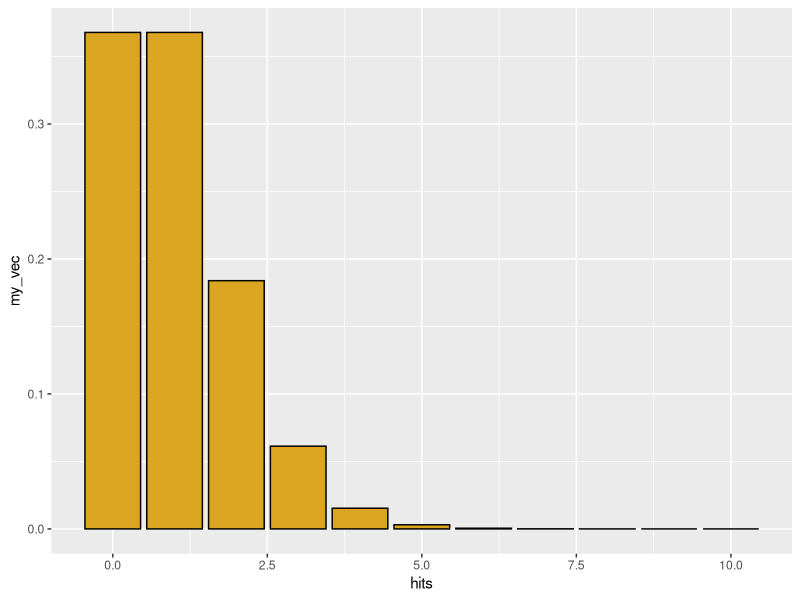
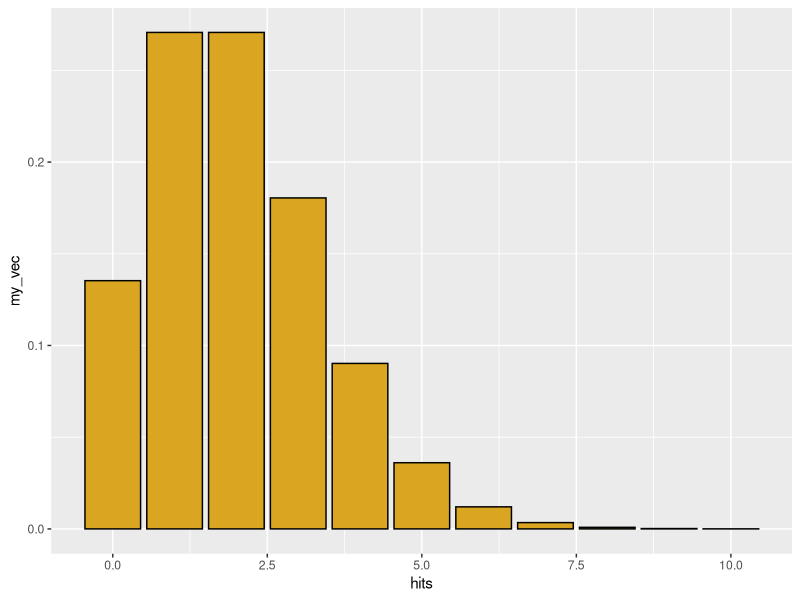
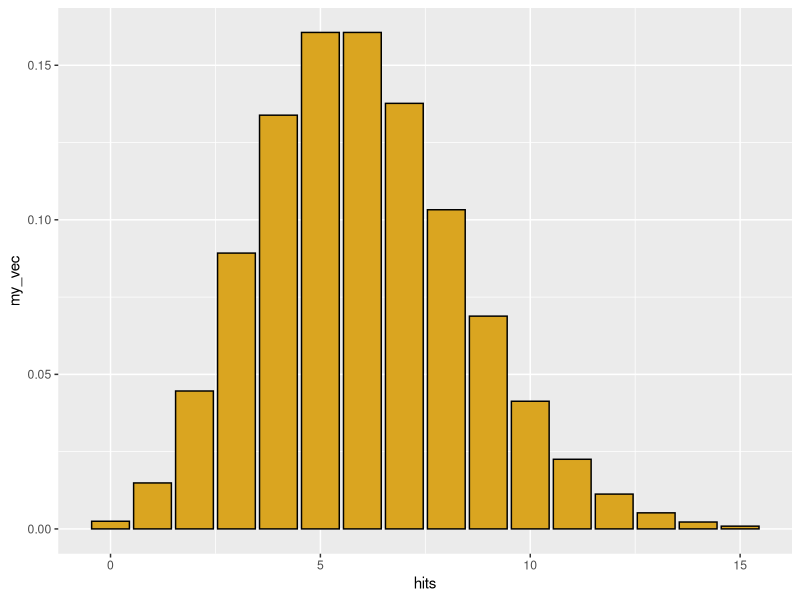
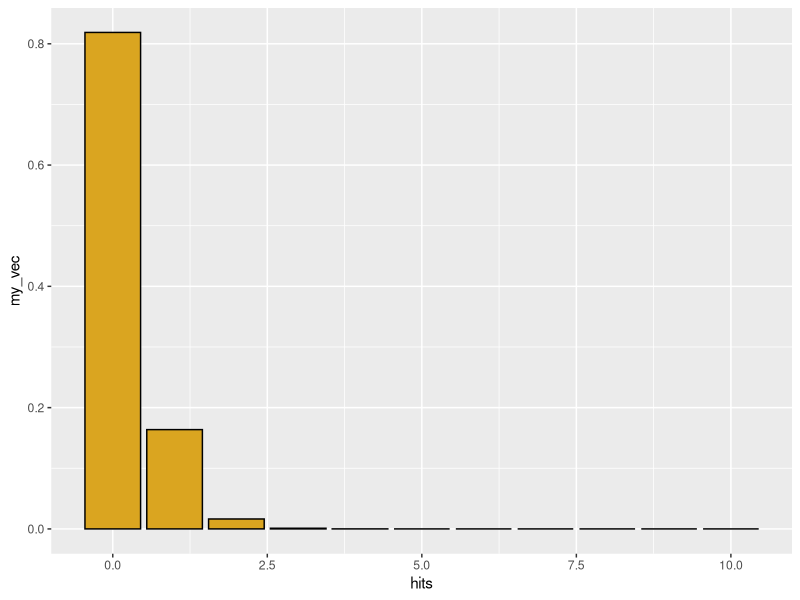
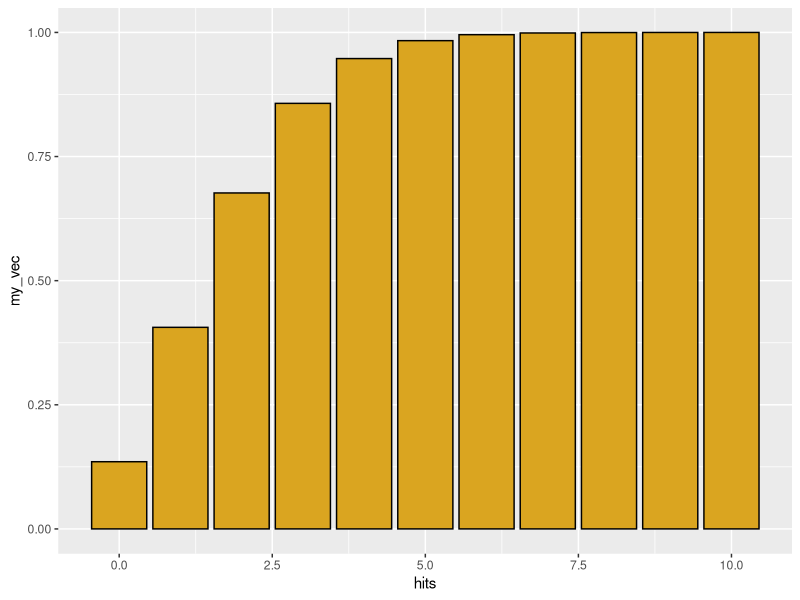
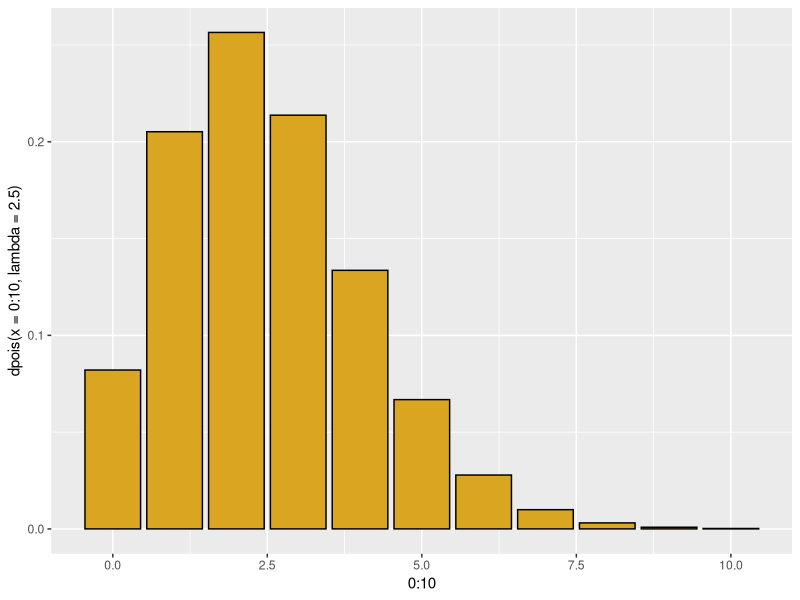
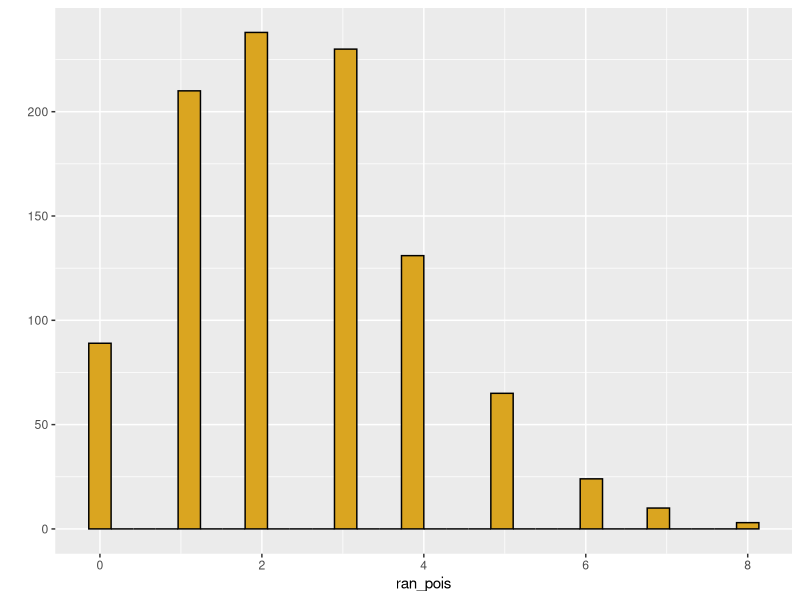
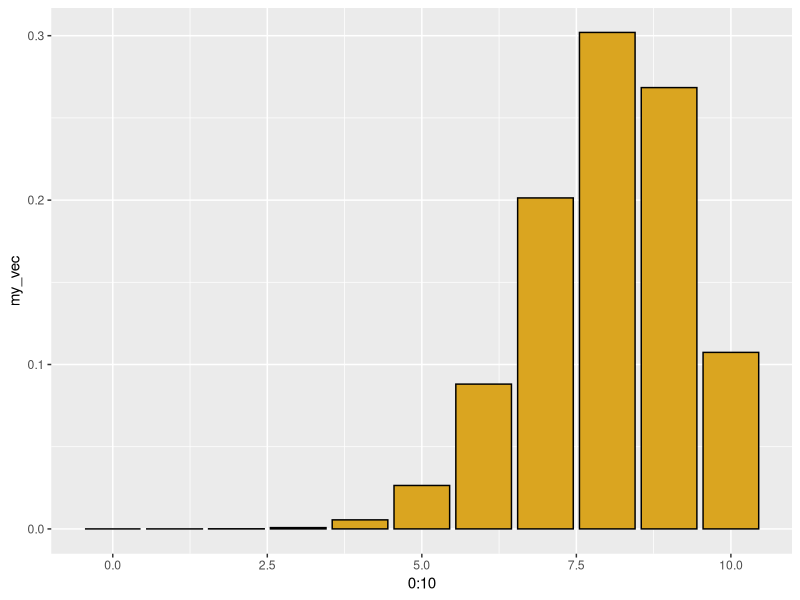

Write the R code that produced these figures, in order.
# Probability distributions
# 19 Mar 2021
# Sandra Nnadi

library(ggplot2)
library(MASS)

# Poisson
# Discrete X >= 0 (integer)
# Random events ("hits") occur at a constant rate (in a fixed time period or sampling area)
#  Poisson has only a single parameter which is lambda = average rate of event

# "d" function for probability density
hits <- 0:10
my_vec <- dpois(x=hits,lambda = 1)
qplot(x=hits,
      y=my_vec,
      geom = "col",
      color=I("black"), fill=I("goldenrod"))

hits <- 0:10
my_vec <- dpois(x=hits,lambda = 2)
qplot(x=hits,
      y=my_vec,
      geom = "col",
      color=I("black"), fill=I("goldenrod"))

hits <- 0:15
my_vec <- dpois(x=hits,lambda = 6)
qplot(x=hits,
      y=my_vec,
      geom = "col",
      color=I("black"), fill=I("goldenrod"))

hits <- 0:10
my_vec <- dpois(x=hits,lambda = 0.2)
qplot(x=hits,
      y=my_vec,
      geom = "col",
      color=I("black"), fill=I("goldenrod"))

sum(my_vec)
dpois(x=0,lambda = 2.2)
# if the event is occurring at a rate of lambda value of 2.2, the chances of getting no successes or no hits over the sampling interval is about 11%

# "p" function 
# generates cumulative probability density
# the p function takes each of the element and adds it to the next one
# we get a curve that must alwyas go up and peak out at 1.0.

hits <- 0:10
my_vec <- ppois(q=hits,lambda = 2)
qplot(x=hits,
      y=my_vec,
      geom = "col",
      color=I("black"), fill=I("goldenrod"))

# what is the prob. that a single trial will yield a value of less than or equals to one <= 1

ppois(q=1,lambda = 2)
# we could answer this using dpois
p_0 <- dpois(x=0,lambda = 2)
p_0
p_1 <- dpois(x=1,lambda = 2)
p_1
p_0 + p_1

# "q" function is the inverse of the p function
# what is the number of hits corresponding to 50% of the probability mass in a poisson distribution with lambda=2.5

qpois(p=0.5,lambda = 2.5)
qplot(x=0:10,
      y=dpois(x=0:10, lambda = 2.5),
      geom="col",
      color=I("black"),
      fill=I("goldenrod"))
ppois(q=2,lambda = 2.5)

# "r" function generates random variates for the parameters of a distribution

ran_pois <- rpois(n=1000,lambda=2.5)
qplot(x=ran_pois,
      color=I("black"),
      fill=I("goldenrod"))

# for real or stimulated data , we can use quantile function
quantile(x=ran_pois,probs = c(0.025,0.975))

# binomial
# p = probability of a dichotomous outcome e.g guilty or innocent
# size= number of trials
# x = possible outcomes
# outcome x is bounded between and number of trials

# use "d" function
hits <- 0:10
my_vec <- dbinom(x=hits,size = 10, prob = 0.8)
qplot(x=0:10,
      y=my_vec,
      geom="col",
      color=I("black"),
      fill=I("goldenrod"))

my_coins <- rbinom(n=50,size=100,prob=0.6)
qplot(x=my_coins,
      color=I("black"),
      fill=I("goldenrod"))

# negative binomials: number of failures
# expected before reaching a number of successes
# in a set of binomial trials, measure of waiting times
# alternatively, can specify mu= mean and size= dispersion parameter (smaller values are more dispersed)
# negative binomial is similar to the poisson but more heterogenous

neg_bin <- rnbinom(n=1000,size=10,mu=5)
qplot(neg_bin,color=I("black"),fill=I("goldenrod"))

neg_bin <- rnbinom(n=1000,size=0.1,mu=5)
qplot(neg_bin,color=I("black"),fill=I("goldenrod"))

neg_bin <- rnbinom(n=1000,size=100,mu=5)
qplot(neg_bin,color=I("black"),fill=I("goldenrod"))

# uniform
# parameters for minimum and maximum

qplot(x=runif(n=100,min=0,max=5),color=I("black"),fill=I("goldenrod"))

qplot(x=runif(n=10000,min=0,max=5),color=I("black"),fill=I("goldenrod"))

# normal, gaussian
my_norm <- rnorm(n=100,mean = 100,sd=2)
qplot(x=my_norm, color=I("black"),fill=I("goldenrod"))

summary(my_norm)
 
# problem if the mean is small but must be greater than zero

my_norm <- rnorm(n=100,mean = 1,sd=2)
qplot(x=my_norm, color=I("black"),fill=I("goldenrod"))
summary(my_norm)
no_zeros <- my_norm[my_norm>0]
qplot(x=no_zeros, color=I("black"),fill=I("goldenrod"))


# gamma distribution
# continuous, positive, bounded only at zero
# shape, scale

my_gamma <- rgamma(n=100,shape = 1,scale=10)
qplot(x=my_gamma, color=I("black"),fill=I("goldenrod"))

my_gamma <- rgamma(n=100,shape = 100,scale=10)
qplot(x=my_gamma, color=I("black"),fill=I("goldenrod"))

# mean=shape*scale
# variance=shape*scale^2

# beta distribution
# continuous but bounded between 0 and 1
# shape 1 and shape 2
# beta can be treated as the distribution of probability values for estimating a binomial process
# successes/ # trials
# successes/(# successes + # failures)
# shape 1= number of successes +1
# shape 2 = number of failures +1

# when there's no data
my_beta <- rbeta(n=1000,shape1 = 1,shape2 = 1)
qplot(x=my_beta, color=I("black"),fill=I("goldenrod"))

# suppose 7 heads and 3 tails
my_beta <- rbeta(n=1000,shape1 = 8,shape2 = 4)
qplot(x=my_beta, color=I("black"),fill=I("goldenrod"))

# suppose 70 heads and 30 tails
my_beta <- rbeta(n=1000,shape1 = 71,shape2 = 31)
qplot(x=my_beta, color=I("black"),fill=I("goldenrod"))

# small datasets is much noiser
# toss a coin once and get heads
my_beta <- rbeta(n=1000,shape1 = 2,shape2 = 1)
qplot(x=my_beta, color=I("black"),fill=I("goldenrod"))

# parameters less than 1 give a bimodal distribution with beta

my_beta <- rbeta(n=1000,shape1 = 0.1,shape2 = 0.1)
qplot(x=my_beta, color=I("black"),fill=I("goldenrod"))


# Maximum Likelihood estimation
# p(data|hypothesis) how probable are the data if the null hypothesis is true
# p(data|parameters) parameters for a statistical distribution. how well do the data fit given those parameters for the distribution.
# p(parameters|data) for a given set of data what is the prob that a certain set of parameters will be there.
# so we maximize the probability- Maximum likelihood estimators of parameters

data <- c(0,0,0,0,0,0,1,1,1,2)
z <- fitdistr(data,"poisson")
print(z)
sim_data <- rpois(n=10,lambda = z$estimate["lambda"])
head(sim_data)

# 1. select a statistical distribution that is appropriate for the data.
# 2. use fitdistr() to find likelihood estimates of the distribution parameters
# use those parameters to visualize the probability density function ("d" family) and/or simulate additional data to use for other things